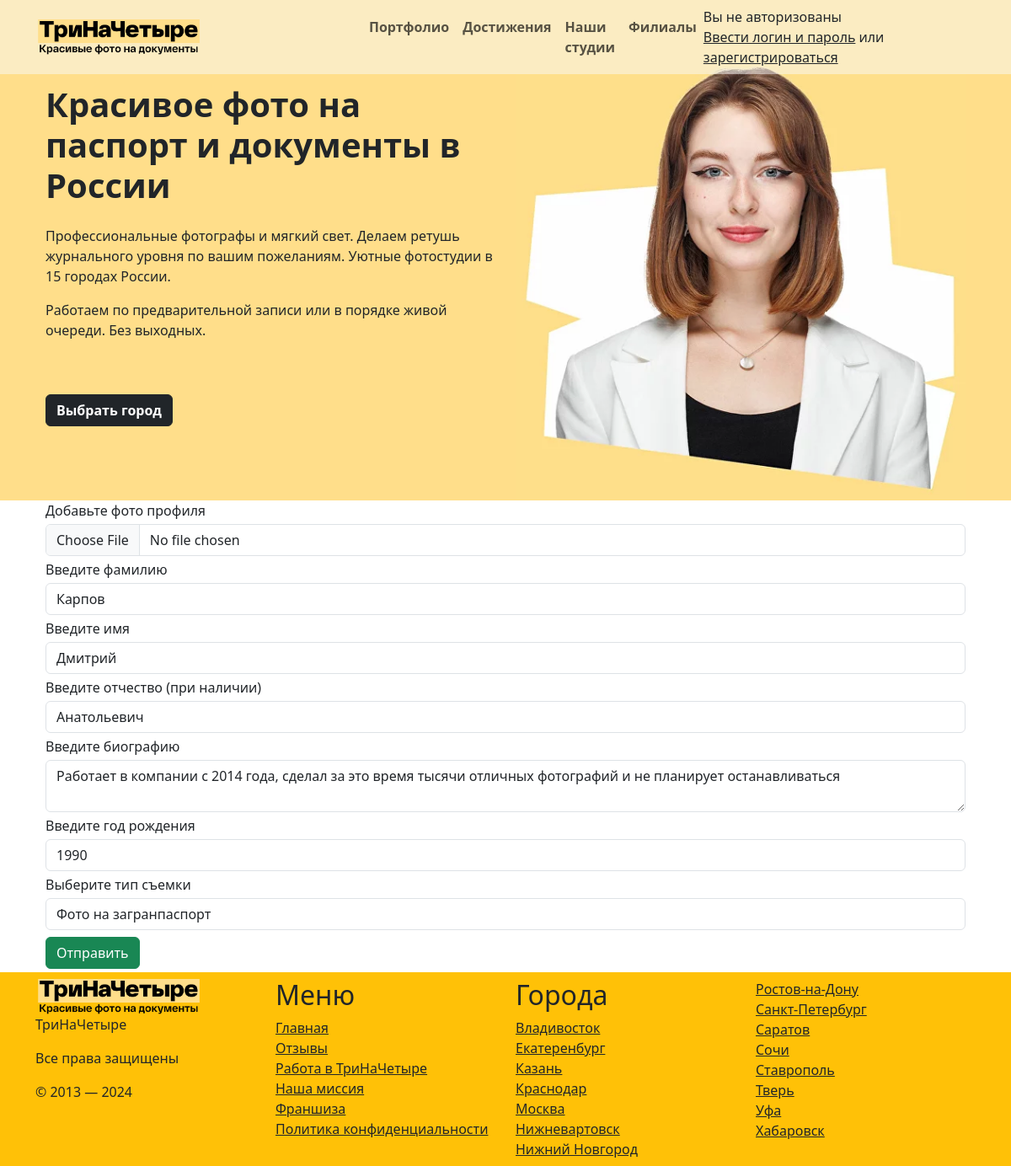
Page /pages/update_photographer.php?id=31 on the committed database.
### tables this page shows
CREATE TABLE `photographers` (
  `id` int(11) NOT NULL,
  `guid` char(36) NOT NULL,
  `img_path` varchar(45) NOT NULL,
  `surname` varchar(45) NOT NULL,
  `name` varchar(45) NOT NULL,
  `patronymic` varchar(45) DEFAULT NULL,
  `biography` varchar(255) NOT NULL,
  `birth_year` int(11) NOT NULL,
  `id_photo_type` int(11) NOT NULL,
  `is_deprecated` tinyint(1) NOT NULL DEFAULT 0
);

### .core/db.php (called while the page is built, shortened)
<?php
class Database
{
    private static $instance = null;
    protected function __construct()
    {
        $this->connection = new \PDO(
            "mysql:dbname=photo_studio;host=localhost",
            'root',
            '',
        );
    }
    public static function getInstance(): Database
    {
        if(null === self::$instance) {
            self::$instance = new static();
        }
        return self::$instance;
    }
    public static function connection(): \PDO
    {
        return static::getInstance()->connection;
    }
    public static function prepare($statement): \PDOStatement
    {
        return static::connection()->prepare($statement);
    }
    public static function query($statement): \PDOStatement
    {
        return static::connection()->query($statement);
    }
}

### .core/photographer_table.php (called while the page is built, shortened)
<?php
class PhotographerTable
{
    public static function get_by_id(int $id) {
        $query = Database::prepare("SELECT * FROM `photographers` WHERE `id` = :id");
        $query->bindParam(":id", $id);
        $query->execute();
        $users = $query->fetchAll();
        return $users[0];
    }
}

### .core/photographer_logic.php (called while the page is built, shortened)
<?php
class PhotographerLogic
{
    public static function get_by_id($id)
    {
        return PhotographerTable::get_by_id($id);
    }
}

### .core/photographer_actions.php (called while the page is built, shortened)
<?php
class PhotographerActions
{
    public static function get_by_id($id)
    {
        return PhotographerLogic::get_by_id($id);
    }
}

### .core/photo_types_table.php (called while the page is built, shortened)
<?php
class PhotoTypesTable
{
    public static function get_all() {
        $query = Database::query("SELECT * FROM photo_types");
        $query->execute();
        return $query->fetchAll();
    }
}

### .core/photo_types_logic.php (called while the page is built, shortened)
<?php
class PhotoTypesLogic {
    public static function get_all() {
        return PhotoTypesTable::get_all();
    }
}

### .core/photo_types_actions.php (the view)
<?php
class PhotoTypesActions {
    public static function get_options(int $selected) {
        $res = '';
        foreach (PhotoTypesLogic::get_all() as $type) {
            $option_state = (($selected === $type['id']) ? 'selected' : '');
            $res .= "<option value=\"{$type['id']}\" $option_state>" . htmlspecialchars($type['type']) . '</option>';
        }
        return $res;
    }
}

### pages/photographers_form.php (shortened to what this page needs)
<form method="post" class="container" enctype="multipart/form-data">
    <label for="profile-input">Добавьте фото профиля</label>
    <input id="profile-input" class="form-control my-1" type="file" name="profile" required>
    <label for="surname-iput">Введите фамилию</label>
    <input id="surname-input" class="form-control my-1" type="text" name="surname" value="<?= isset($photographer['surname']) ? $photographer['surname'] : '' ?>" required>
    <label for="name-iput">Введите имя</label>
    <input id="name-input" class="form-control my-1" type="text" name="name" value="<?= isset($photographer['name']) ? $photographer['name'] : '' ?>" required>
    <label for="patronymic-iput">Введите отчество (при наличии)</label>
    <input id="patronymic-input" class="form-control my-1" type="text" name="patronymic" value="<?= isset($photographer['patronymic']) ? $photographer['patronymic'] : '' ?>" required>
    <label for="biography-input">Введите биографию</label>
    <textarea id="biography-input" class="form-control my-1" name="biography" required><?= isset($photographer['biography']) ? $photographer['biography'] : '' ?></textarea>
    <label for="birth-year-input">Введите год рождения</label>
    <input id="birth-year-input" class="form-control my-1" type="number" name="birth_year" value="<?= isset($photographer['birth_year']) ? $photographer['birth_year'] : '' ?>" required>
    <label for="photo-type-input">Выберите тип съемки</label>
    <select id="photo-type-input" class="form-control my-1" name="id_photo_type">
        <?= PhotoTypesActions::get_options(isset($photographer['id_photo_type']) ? $photographer['id_photo_type'] : 0);?>
    </select>
    <button type="submit" class="btn btn-success my-1">Отправить</button>
</form>

### rows in the picture
photographers: surname "Карпов", name "Дмитрий", patronymic "Анатольевич", biography "Работает в компании с 2014 года, сделал за это время тысячи отличных фотографий и не планирует останавливаться", birth_year "1990"

### other values in the picture
form field id_photo_type "Фото на загранпаспорт"
